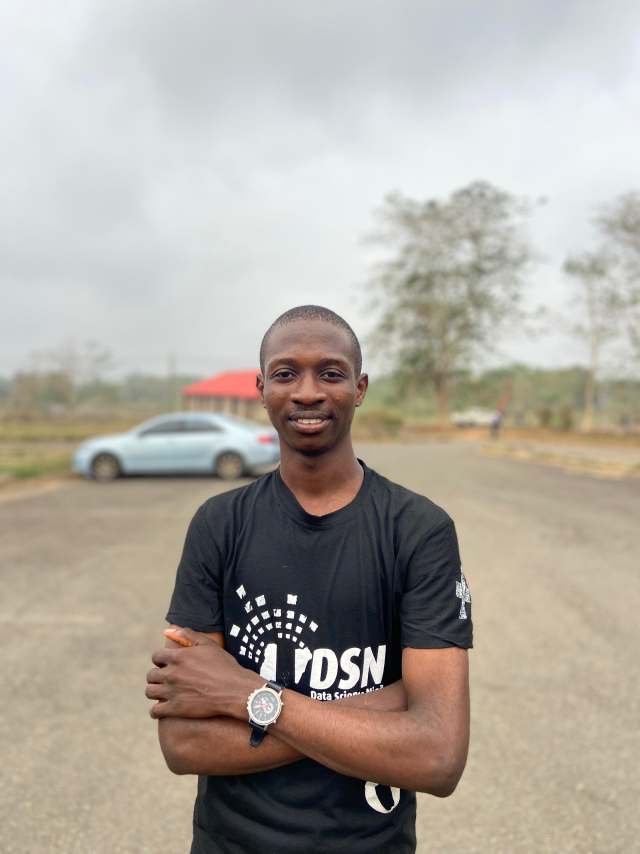
#> input picture images/tolu.jpg, 1920 x 2560 px (shown at 1/3 size)
$ python low_rank_approximation.py
#> lines starting #> are read from the running program, lines starting #| are printed output that depends on the picture
import numpy as np
import matplotlib.pyplot as plt
from PIL import Image
import os
from sklearn.datasets import load_sample_image


# Try loading a local image first
image_path = "images/tolu.jpg"

if os.path.exists(image_path):
    # Load image from disk
    img = Image.open(image_path)
#> img is the input picture: PIL image 1920x2560 RGB; mean R, G, B 175.1, 168.7, 159.8
    print(f"Loaded image: {img.size[0]}×{img.size[1]}, mode={img.mode}")
#| Loaded image: 1920×2560, mode=RGB

    # Working in grayscale keeps things easier to reason about
    if img.mode != "L":
        img_gray = img.convert("L")
    else:
        img_gray = img

    image_array = np.array(img_gray, dtype=np.float32) / 255.0
    original_size_bytes = os.path.getsize(image_path)

else:
    # Fall back to a standard sample image if the file isn't found
    print(f"Image not found at '{image_path}'. Using a sample flower image instead.")

    flower = load_sample_image("flower.jpg")
    img_gray = Image.fromarray(flower).convert("L")

    image_array = np.array(img_gray, dtype=np.float32) / 255.0
    original_size_bytes = image_array.size  # rough proxy for raw size


print(f"Image array shape: {image_array.shape}")
#| Image array shape: (2560, 1920)
print(f"Matrix rank: {np.linalg.matrix_rank(image_array)}")
#| Matrix rank: 538
print(f"Approx. original size: {original_size_bytes/1024:.1f} KB")


# Singular Value Decomposition
U, S, Vt = np.linalg.svd(image_array, full_matrices=False)
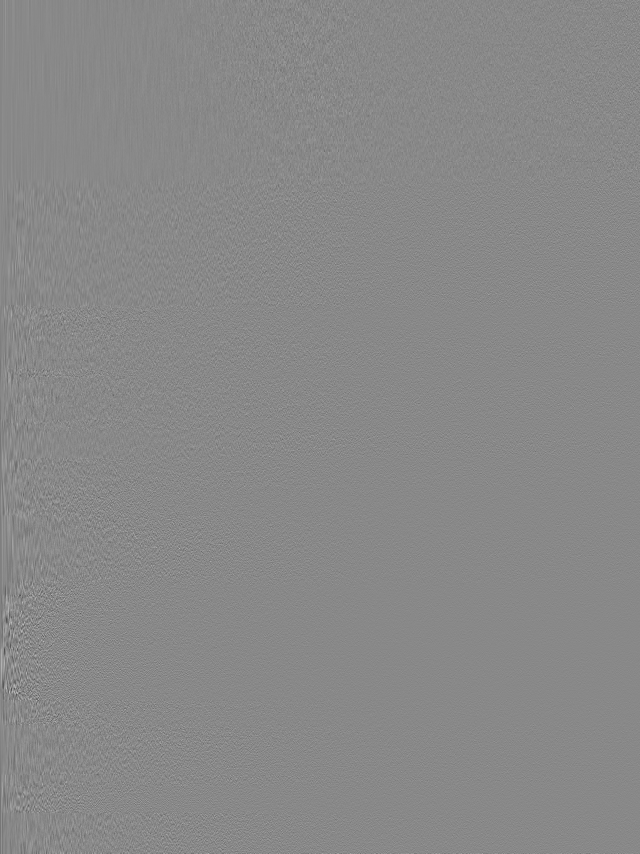
#> U: shape (2560, 1920) float32 (shown at 1/3 size); min -0.177, max 0.152, mean -1.15e-05; drawn with min black and max white
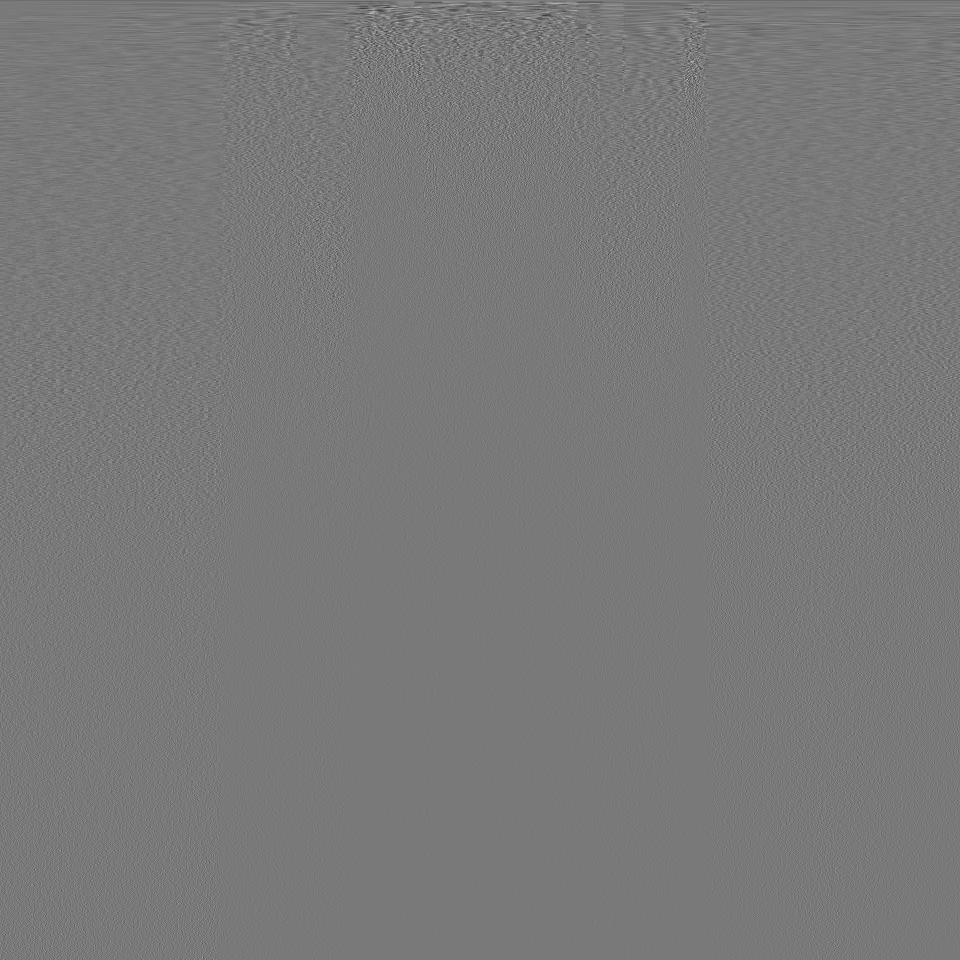
#> Vt: shape (1920, 1920) float32 (shown at 1/2 size); min -0.19, max 0.209, mean -1.05e-05; drawn with min black and max white
#> S = 1920 values, max 1527 at index 0, min 0.0027 at index 1919, mean 2.15

BYTES_PER_VALUE = 4  # assuming float32 storage
m, n = image_array.shape
#> m = 2560; n = 1920
original_pixels = m * n
#> original_pixels = 4915200
original_raw_bytes = original_pixels * BYTES_PER_VALUE
#> original_raw_bytes = 19660800


def svd_storage(k, m, n, bytes_per_value=4):
    """
    Storage required for a rank-k approximation.

    We keep:
    - U: m × k
    - singular values: k
    - V: n × k
    """
    total_values = k * (m + n + 1)
    return total_values, total_values * bytes_per_value


print("\n" + "=" * 70)
print("LOW-RANK APPROXIMATIONS")
print("=" * 70)

ranks_to_test = [1, 5, 10, 20, 30, 50, 100, 150, 200]

fig, axes = plt.subplots(3, 3, figsize=(15, 12))
axes = axes.ravel()

# Original image reference
axes[0].imshow(image_array, cmap="gray")
axes[0].set_title("Original")
axes[0].axis("off")


for idx, k in enumerate(ranks_to_test[1:], start=1):
    if idx >= len(axes):
        break

    # Rebuild the image using only the first k singular components
    reconstructed = U[:, :k] @ np.diag(S[:k]) @ Vt[:k, :]

    total_values, total_bytes = svd_storage(k, m, n, BYTES_PER_VALUE)
    compression_ratio = original_raw_bytes / total_bytes

    mse = np.mean((image_array - reconstructed) ** 2)
    psnr = 10 * np.log10(1.0 / mse) if mse > 0 else float("inf")
    energy = np.sum(S[:k] ** 2) / np.sum(S ** 2)

    axes[idx].imshow(np.clip(reconstructed, 0, 1), cmap="gray")
    axes[idx].set_title(
        f"Rank {k}\n"
        f"{total_bytes/1024:.1f} KB\n"
        f"{compression_ratio:.1f}× smaller\n"
        f"PSNR {psnr:.1f} dB"
    )
    axes[idx].axis("off")

    print(f"Rank {k:3d} | "
          f"Storage: {total_bytes/1024:6.1f} KB | "
          f"Compression: {compression_ratio:5.1f}× | "
          f"Energy kept: {energy:6.2%} | "
          f"PSNR: {psnr:5.1f} dB")
#> this loop made 8 passes
#> (mse, psnr, energy) on passes 1 to 8: (0.00658, 21.82, 0.987), (0.00394, 24.05, 0.992), (0.00207, 26.85, 0.996), (0.00132, 28.8, 0.997), (0.000704, 31.52, 0.999), (0.000282, 35.49, 0.999), (0.00015, 38.24, 1), (8.92e-05, 40.5, 1)
#| Rank   5 | Storage:   87.5 KB | Compression: 219.4× | Energy kept: 98.69% | PSNR:  21.8 dB
#| Rank  10 | Storage:  175.0 KB | Compression: 109.7× | Energy kept: 99.21% | PSNR:  24.0 dB
#| Rank  20 | Storage:  350.1 KB | Compression:  54.8× | Energy kept: 99.59% | PSNR:  26.8 dB
#| Rank  30 | Storage:  525.1 KB | Compression:  36.6× | Energy kept: 99.74% | PSNR:  28.8 dB
#| Rank  50 | Storage:  875.2 KB | Compression:  21.9× | Energy kept: 99.86% | PSNR:  31.5 dB
#| Rank 100 | Storage: 1750.4 KB | Compression:  11.0× | Energy kept: 99.94% | PSNR:  35.5 dB
#| Rank 150 | Storage: 2625.6 KB | Compression:   7.3× | Energy kept: 99.97% | PSNR:  38.2 dB
#| Rank 200 | Storage: 3500.8 KB | Compression:   5.5× | Energy kept: 99.98% | PSNR:  40.5 dB
#> pass 1, `reconstructed = U[:, :k] @ np.diag(S[:k]) @ Vt[:k, :]`:
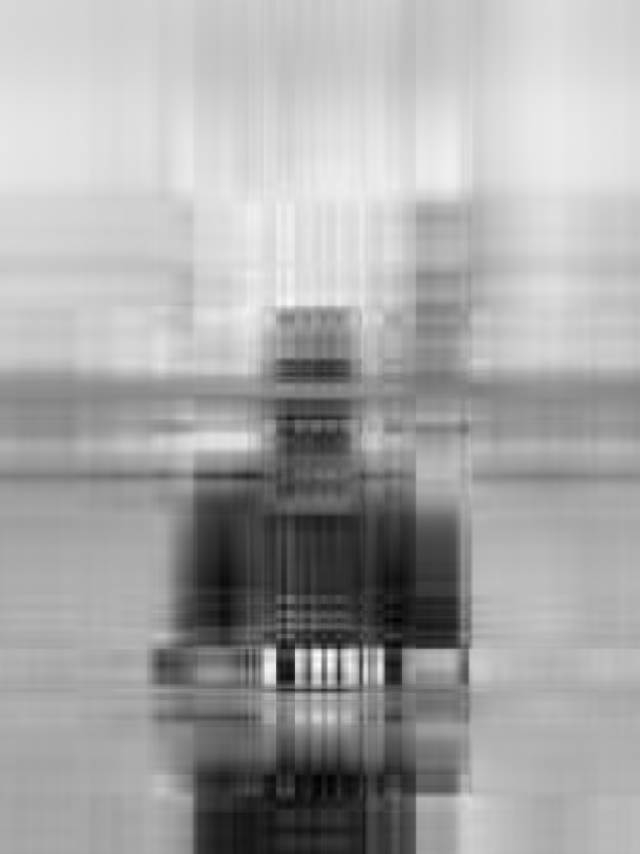
#> reconstructed: shape (2560, 1920) float32 (shown at 1/3 size); min -0.0437, max 1.04, mean 0.665; drawn with min black and max white


plt.tight_layout()
plt.show()
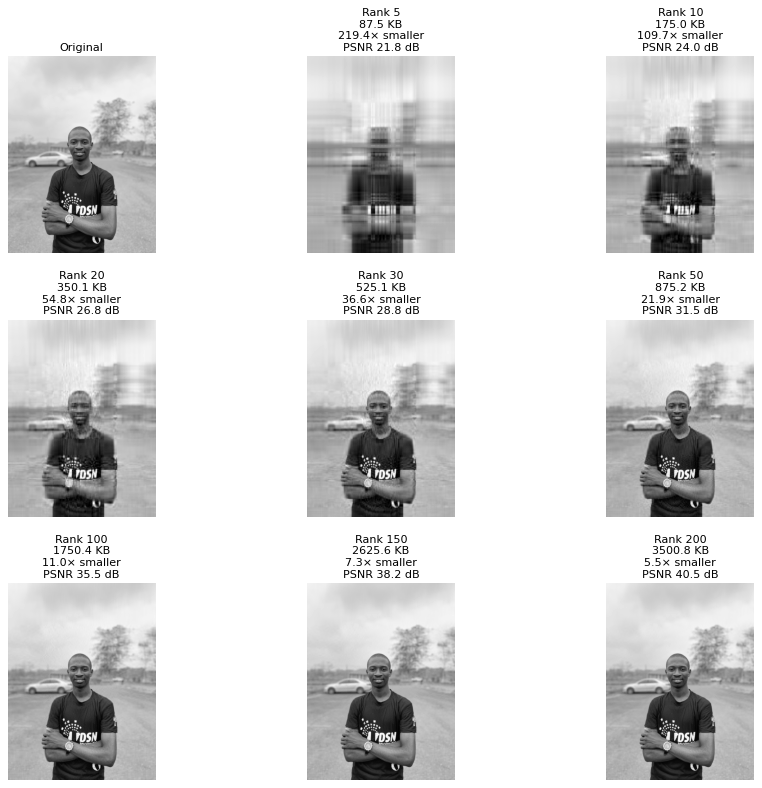
#> figure drawn by matplotlib, 9 panels


# Rate–distortion view: how quality improves as we spend more storage
storage_kb = []
psnr_values = []

ranks = list(range(1, min(m, n), max(1, min(m, n) // 20)))

for k in ranks[:50]:
    _, total_bytes = svd_storage(k, m, n, BYTES_PER_VALUE)
    reconstructed = U[:, :k] @ np.diag(S[:k]) @ Vt[:k, :]
    mse = np.mean((image_array - reconstructed) ** 2)

    psnr = 10 * np.log10(1.0 / mse) if mse > 0 else float("inf")

    storage_kb.append(total_bytes / 1024)
    psnr_values.append(min(psnr, 100))
#> this loop made 20 passes
#> (mse, psnr) on passes 1 to 12: (0.026, 15.85), (0.000295, 35.3), (9.56e-05, 40.2), (3.99e-05, 43.99), (1.84e-05, 47.35), (8.78e-06, 50.57), (4.14e-06, 53.83), (1.93e-06, 57.14), (9.1e-07, 60.41), (4.43e-07, 63.54), (2.37e-07, 66.25), (1.44e-07, 68.43)
#> pass 1, `reconstructed = U[:, :k] @ np.diag(S[:k]) @ Vt[:k, :]`:
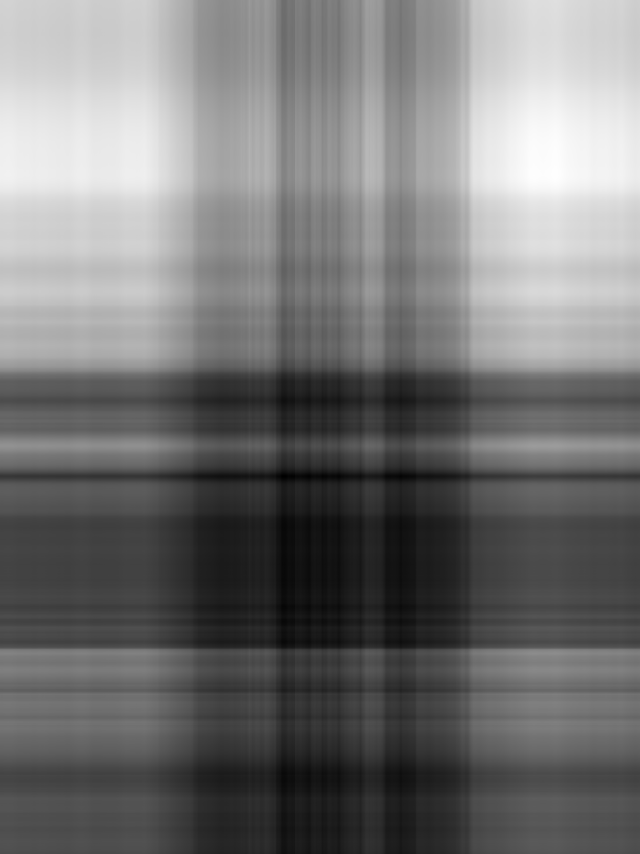
#> reconstructed: shape (2560, 1920) float32 (shown at 1/3 size); min 0.36, max 1.03, mean 0.668; drawn with min black and max white
#> pass 2, `reconstructed = U[:, :k] @ np.diag(S[:k]) @ Vt[:k, :]`:
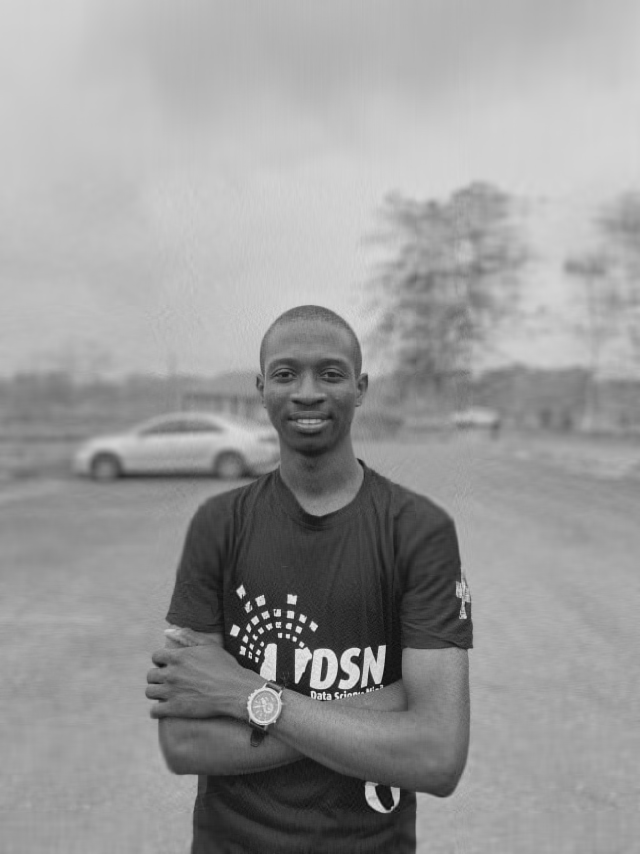
#> reconstructed: shape (2560, 1920) float32 (shown at 1/3 size); min -0.105, max 1.17, mean 0.665; drawn with min black and max white
#> after the loop, psnr_values = [15.85, 35.3, 40.2, 43.99, 47.35, 50.57, 53.83, 57.14, 60.41, 63.54, 66.25, 68.43, 70.34, 72.31, 74.44, 76.82, 79.58, 82.89, 87.14, 93.31]; storage_kb = [17.5, 1697.9, 3378.3, 5058.6, 6739, 8419.4, 10099.8, 11780.1, 13460.5, 15140.9, 16821.3, 18501.6, 20182, 21862.4, 23542.8, 25223.1, 26903.5, 28583.9, 30264.3, 31944.6]


plt.figure(figsize=(10, 5))
plt.plot(storage_kb, psnr_values, marker="o")
plt.xlabel("Storage (KB)")
plt.ylabel("PSNR (dB)")
plt.title("Rate–Distortion Curve: SVD Image Approximation")
plt.grid(alpha=0.3)
plt.tight_layout()
plt.show()
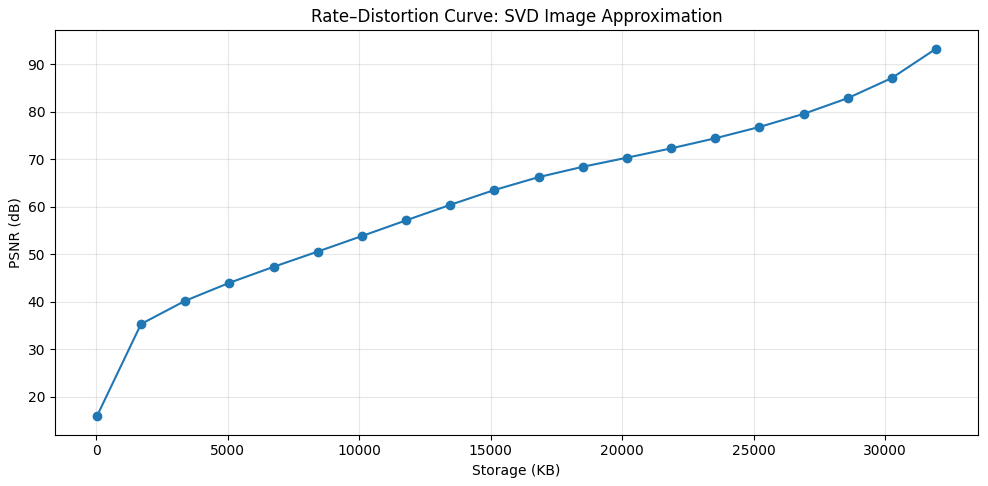
#> figure drawn by matplotlib, 1 panel; curve peaks at x = 31944.6, y = 93.31
